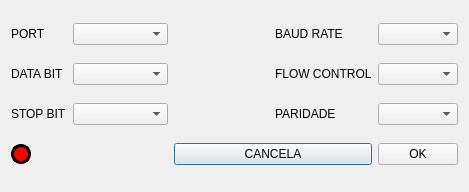
<?xml version="1.0" encoding="UTF-8"?>
<ui version="4.0">
 <class>cfgCom</class>
 <widget class="QDialog" name="cfgCom">
  <property name="geometry">
   <rect>
    <x>0</x>
    <y>0</y>
    <width>469</width>
    <height>192</height>
   </rect>
  </property>
  <property name="windowTitle">
   <string>Dialog</string>
  </property>
  <layout class="QGridLayout" name="gridLayout">
   <item row="0" column="0">
    <widget class="QLabel" name="lbPort">
     <property name="text">
      <string>PORT</string>
     </property>
    </widget>
   </item>
   <item row="0" column="1">
    <widget class="QComboBox" name="cbPort"/>
   </item>
   <item row="0" column="2">
    <spacer name="horizontalSpacer">
     <property name="orientation">
      <enum>Qt::Orientation::Horizontal</enum>
     </property>
     <property name="sizeHint" stdset="0">
      <size>
       <width>105</width>
       <height>20</height>
      </size>
     </property>
    </spacer>
   </item>
   <item row="0" column="3">
    <widget class="QLabel" name="lbBaud">
     <property name="text">
      <string>BAUD RATE</string>
     </property>
    </widget>
   </item>
   <item row="0" column="4">
    <widget class="QComboBox" name="cbBaud"/>
   </item>
   <item row="1" column="0">
    <widget class="QLabel" name="lbData">
     <property name="text">
      <string>DATA BIT</string>
     </property>
    </widget>
   </item>
   <item row="1" column="1">
    <widget class="QComboBox" name="cbData"/>
   </item>
   <item row="1" column="2">
    <spacer name="horizontalSpacer_2">
     <property name="orientation">
      <enum>Qt::Orientation::Horizontal</enum>
     </property>
     <property name="sizeHint" stdset="0">
      <size>
       <width>105</width>
       <height>20</height>
      </size>
     </property>
    </spacer>
   </item>
   <item row="1" column="3">
    <widget class="QLabel" name="lbFlow">
     <property name="text">
      <string>FLOW CONTROL</string>
     </property>
    </widget>
   </item>
   <item row="1" column="4">
    <widget class="QComboBox" name="cbFlow"/>
   </item>
   <item row="2" column="0">
    <widget class="QLabel" name="lbStop">
     <property name="text">
      <string>STOP BIT</string>
     </property>
    </widget>
   </item>
   <item row="2" column="1">
    <widget class="QComboBox" name="cbStop"/>
   </item>
   <item row="2" column="2">
    <spacer name="horizontalSpacer_3">
     <property name="orientation">
      <enum>Qt::Orientation::Horizontal</enum>
     </property>
     <property name="sizeHint" stdset="0">
      <size>
       <width>105</width>
       <height>20</height>
      </size>
     </property>
    </spacer>
   </item>
   <item row="2" column="3">
    <widget class="QLabel" name="lbPar">
     <property name="text">
      <string>PARIDADE</string>
     </property>
    </widget>
   </item>
   <item row="2" column="4">
    <widget class="QComboBox" name="cbPar"/>
   </item>
   <item row="3" column="0">
    <widget class="QFrame" name="frame">
     <property name="minimumSize">
      <size>
       <width>20</width>
       <height>20</height>
      </size>
     </property>
     <property name="maximumSize">
      <size>
       <width>20</width>
       <height>20</height>
      </size>
     </property>
     <property name="styleSheet">
      <string notr="true">#frame
{
background-color: red;
border: 3px solid darked;
border-radius: 10px;
}</string>
     </property>
     <property name="frameShape">
      <enum>QFrame::Shape::StyledPanel</enum>
     </property>
     <property name="frameShadow">
      <enum>QFrame::Shadow::Raised</enum>
     </property>
    </widget>
   </item>
   <item row="3" column="1">
    <spacer name="horizontalSpacer_5">
     <property name="orientation">
      <enum>Qt::Orientation::Horizontal</enum>
     </property>
     <property name="sizeHint" stdset="0">
      <size>
       <width>105</width>
       <height>21</height>
      </size>
     </property>
    </spacer>
   </item>
   <item row="3" column="2" colspan="2">
    <widget class="QPushButton" name="pbCancela">
     <property name="text">
      <string>CANCELA</string>
     </property>
    </widget>
   </item>
   <item row="3" column="4">
    <widget class="QPushButton" name="pbOk">
     <property name="text">
      <string>OK</string>
     </property>
    </widget>
   </item>
  </layout>
 </widget>
 <resources/>
 <connections/>
</ui>
